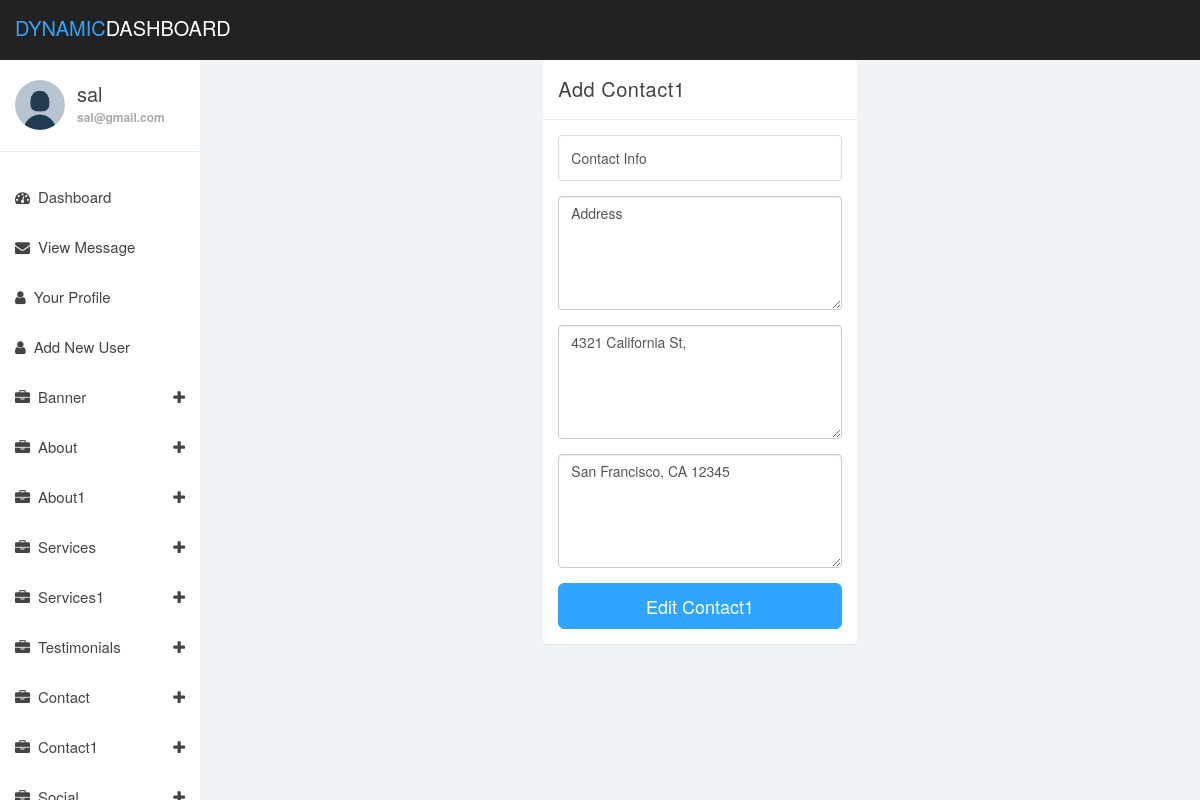
Screenshot of /editcontact1.php?id=2 (signed in) with the database file from the repository.
### tables this page shows
CREATE TABLE `contact1` (
  `id` int(10) NOT NULL,
  `contact1_name` varchar(100) NOT NULL,
  `contact1_detail1` text NOT NULL,
  `contact1_detail2` text NOT NULL,
  `contact1_detail3` text NOT NULL,
  `status` int(2) NOT NULL DEFAULT '1'
);

### editcontact1.php (the view, shortened to what this page needs)
<?php
require_once('db.php');
require_once('includes/header.php');
$id = $_GET['id'];
$query_string ="SELECT * FROM contact1 WHERE id=$id";
$db_return = mysqli_query($db_connection, $query_string);
$after_assoc = mysqli_fetch_assoc($db_return);
?>
<body>
	<div class="row">
		<div class="col-xs-10 col-xs-offset-1 col-sm-8 col-sm-offset-2 col-md-4 col-md-offset-4">
			<div class="login-panel panel panel-default">
				<div class="panel-heading">Add Contact1</div>
				<div class="panel-body">
					<form role="form" action="editcontact1post.php" method="post">
						<fieldset>
							<div class="form-group">
								<input class="form-control" placeholder="Contact1 Name" name="contact1_name" type="text" value="<?=$after_assoc['contact1_name']?>">
							</div>
							<div class="form-group">
								<textarea class="form-control" name="contact1_detail1" rows="5"><?=$after_assoc['contact1_detail1']?></textarea>
							</div>
              <div class="form-group">
								<textarea class="form-control" name="contact1_detail2" rows="5"><?=$after_assoc['contact1_detail2']?></textarea>
							</div>
              <div class="form-group">
								<textarea class="form-control" name="contact1_detail3" rows="5"><?=$after_assoc['contact1_detail3']?></textarea>
							</div>
							<input type="submit" name="submit" value="Edit Contact1" class="btn btn-primary btn-block btn-lg">
					</form>
				</div>
			</div>
		</div>
	</div>
<?php
require_once('includes/footer.php');
?>

### dashboard_assets/css/styles.css (style rules this page uses)
body { background: #f1f4f7; padding-top: 60px; font-size: 14px; color: #444444; font-family: "Montserrat", "Helvetica Neue", Helvetica, Arial, sans-serif; }
input.form-control { border: 1px solid #ddd; box-shadow: none; height: 46px; }
.btn-primary, .btn-primary:hover, .btn-primary:focus, .btn-primary:active, .btn-primary.active, .open > .dropdown-toggle.btn-primary, .btn-primary.disabled, .btn-primary[disabled], fieldset[disabled] .btn-primary, .btn-primary.disabled:hover, .btn-primary[disabled]:hover, fieldset[disabled] .btn-primary:hover, .btn-primary.disabled:focus, .btn-primary[disabled]:focus, fieldset[disabled] .btn-primary:focus, .btn-primary.disabled:active, .btn-primary[disabled]:active, fieldset[disabled] .btn-primary:active, .btn-primary.disabled.active, .btn-primary[disabled].active, fieldset[disabled] .btn-primary.active { background-color: #30a5ff; border-color: #30a5ff; }
.panel { border: 0; }
.panel-heading { font-size: 20px; font-weight: 300; letter-spacing: 0.025em; height: 60px; line-height: 38px; }
.panel-default .panel-heading { background: #fff; border-bottom: 1px solid #e9ecf2; color: #444444; }

### rows the page displays
contact1: contact1_name "Contact Info", contact1_detail1 "Address", contact1_detail2 "4321 California St,", contact1_detail3 "San Francisco, CA 12345"

### other values shown
$_SESSION['username'] "sal"
$_SESSION['useremail'] "sal@gmail.com"
